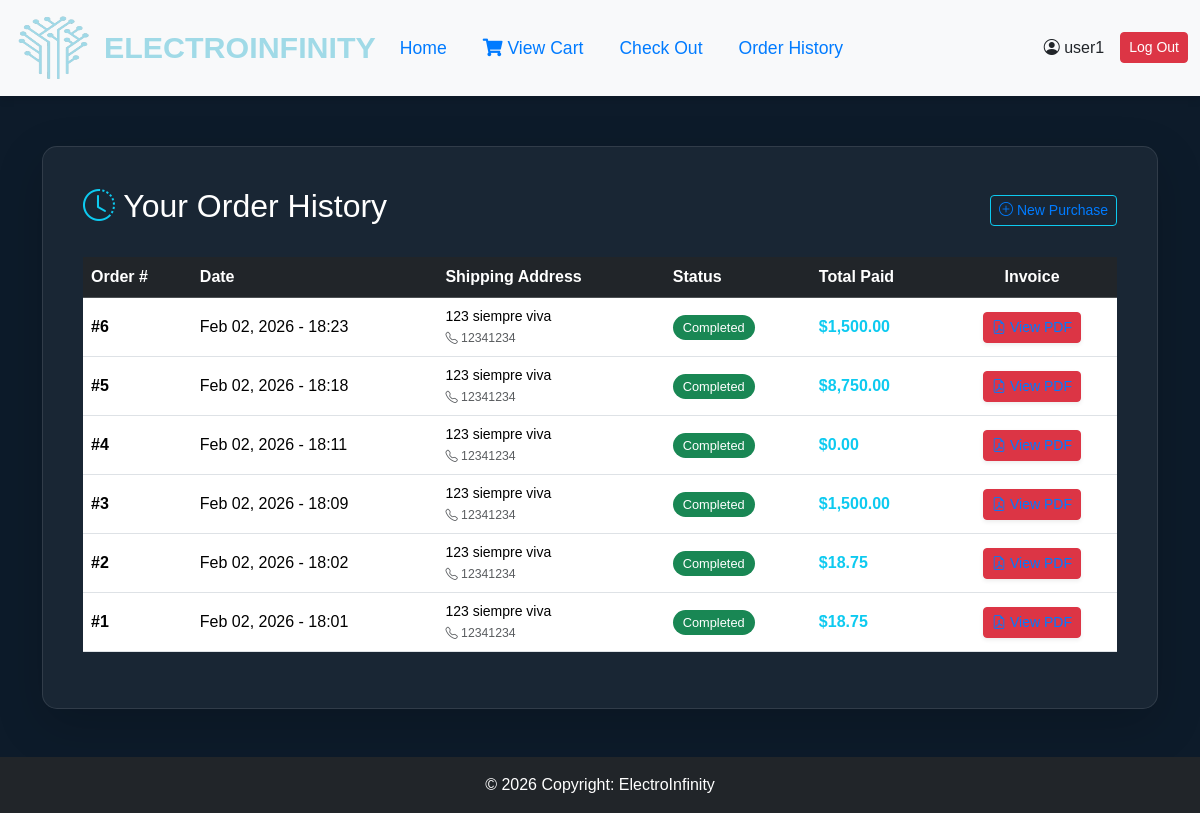
The page /order_history.php (signed in) on the database its author committed.
### tables this page shows
CREATE TABLE `Orders` (
  `order_id` int(11) NOT NULL,
  `customer_id` int(11) NOT NULL,
  `order_date` datetime DEFAULT current_timestamp(),
  `total_amount` decimal(10,2) DEFAULT NULL,
  `shipping_address` text DEFAULT NULL,
  `phone_number` varchar(20) DEFAULT NULL
);

### order_history.php (the view, shortened to what this page needs)
<?php
include('connection.php');
include('header.php');
$customer_id = $_SESSION['customer_id'];
$sql = "SELECT order_id, order_date, total_amount, shipping_address, phone_number
        FROM Orders
        WHERE customer_id = ?
        ORDER BY order_date DESC";
$stmt = $dbc->prepare($sql);
$stmt->bind_param("i", $customer_id);
$stmt->execute();
$result = $stmt->get_result();
?>
<div class="container mb-5">
    <div class="history-container shadow-lg">
        <div class="d-flex justify-content-between align-items-center mb-4">
            <h2><i class="bi bi-clock-history text-info"></i> Your Order History</h2>
            <a href="index.php" class="btn btn-outline-info btn-sm">
                <i class="bi bi-plus-circle"></i> New Purchase
            </a>
        </div>
        <div class="table-responsive">
            <table class="table table-hover align-middle">
                <thead class="table-dark">
                    <tr>
                        <th>Order #</th>
                        <th>Date</th>
                        <th>Shipping Address</th>
                        <th>Status</th>
                        <th>Total Paid</th>
                        <th class="text-center">Invoice</th>
                    </tr>
                </thead>
                <tbody>
                    <?php if ($result->num_rows > 0): ?>
                        <?php while($row = $result->fetch_assoc()): ?>
                            <tr>
                                <td><strong>#<?php echo $row['order_id']; ?></strong></td>
                                <td><?php echo date('M d, Y - H:i', strtotime($row['order_date'])); ?></td>
                                <td class="small">
                                    <?php echo htmlspecialchars($row['shipping_address']); ?><br>
                                    <small class="text-muted"><i class="bi bi-telephone"></i> <?php echo $row['phone_number']; ?></small>
                                </td>
                                <td><span class="status-badge">Completed</span></td>
                                <td class="fw-bold text-info">$<?php echo number_format($row['total_amount'], 2); ?></td>
                                <td class="text-center">
                                    <a href="orders/order_<?php echo $row['order_id']; ?>.pdf"
                                       target="_blank"
                                       class="btn btn-danger btn-sm shadow-sm">
                                        <i class="bi bi-file-earmark-pdf"></i> View PDF
                                    </a>
                                </td>
                            </tr>
                        <?php endwhile; ?>
                    <?php endif; ?>
                </tbody>
            </table>
        </div>
    </div>
</div>
<?php include('footer.php'); ?>

### styles.css (style rules this page uses)
body { font-family: 'Algerian', sans-serif; background-color: #00274d; color: #ffff; }
a { color: #007bff !important; }

### order_history.php (style rules this page uses)
body { background-color: #0d1b2a; color: white; }
.history-container { background-color: rgba(255, 255, 255, 0.05); padding: 40px; border-radius: 15px; margin-top: 50px; border: 1px solid rgba(255, 255, 255, 0.1); }
.table { color: white !important; }
.status-badge { background-color: #198754; color: white; padding: 5px 10px; border-radius: 20px; font-size: 0.8rem; }

### rows shown on the page
orders: order_id "6", order_date "Feb 02, 2026 - 18:23", shipping_address "123 siempre viva", phone_number "12341234", total_amount "1,500.00"
orders: order_id "5", order_date "Feb 02, 2026 - 18:18", shipping_address "123 siempre viva", phone_number "12341234", total_amount "8,750.00"
orders: order_id "4", order_date "Feb 02, 2026 - 18:11", shipping_address "123 siempre viva", phone_number "12341234", total_amount "0.00"
orders: order_id "3", order_date "Feb 02, 2026 - 18:09", shipping_address "123 siempre viva", phone_number "12341234", total_amount "1,500.00"
orders: order_id "2", order_date "Feb 02, 2026 - 18:02", shipping_address "123 siempre viva", phone_number "12341234", total_amount "18.75"
orders: order_id "1", order_date "Feb 02, 2026 - 18:01", shipping_address "123 siempre viva", phone_number "12341234", total_amount "18.75"

### other values the page prints
$_SESSION['username'] "user1"
